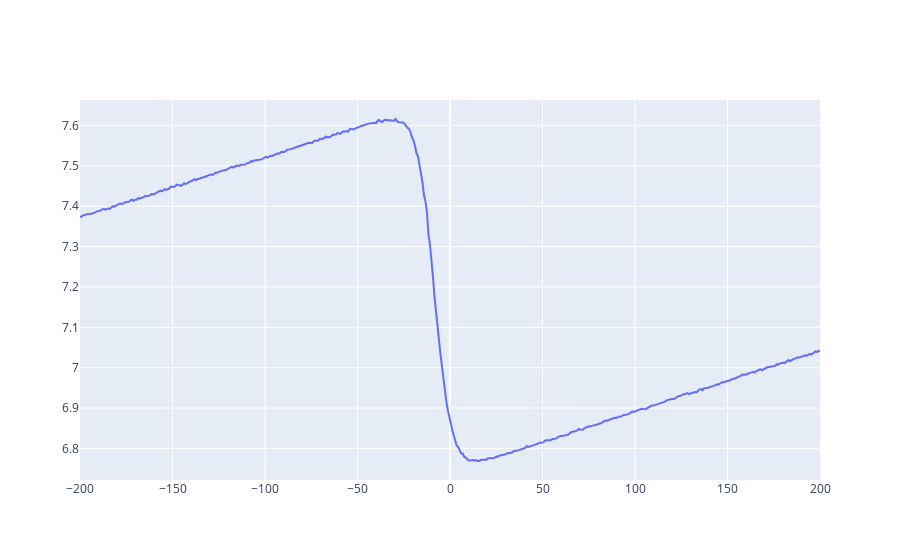

Notebook source saved alongside this figure:
### Code cell
fig = go.Figure()
fig.add_trace(go.Scatter(x=data_x, y=data[::num_pts], mode='lines'))
fig.show()

### Figure 1 — Plotly figure (JSON) as saved in the notebook; plotly's stock layout.template omitted (floating-point values rounded to 4 significant figures; data arrays with more than 128 entries replaced by an {"elided": "..."} marker saying what was removed)
{"data": [{"mode": "lines", "x": {"elided": "498 float values"}, "y": {"elided": "498 float values"}, "type": "scatter"}], "layout": {}}
